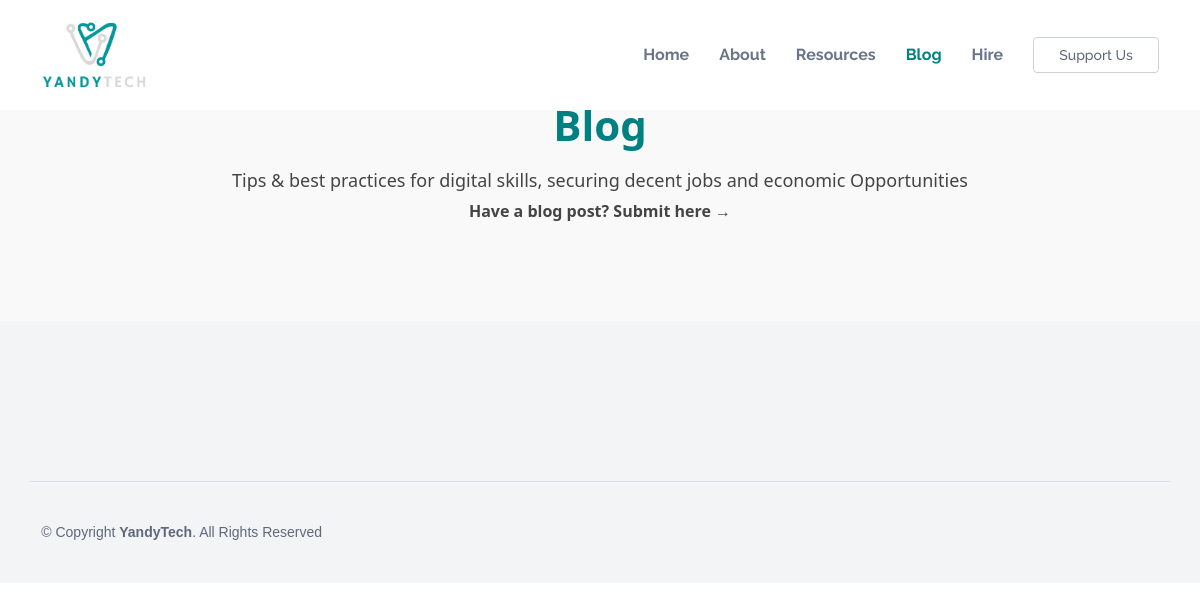
The page /blog/ on the database as committed earlier.
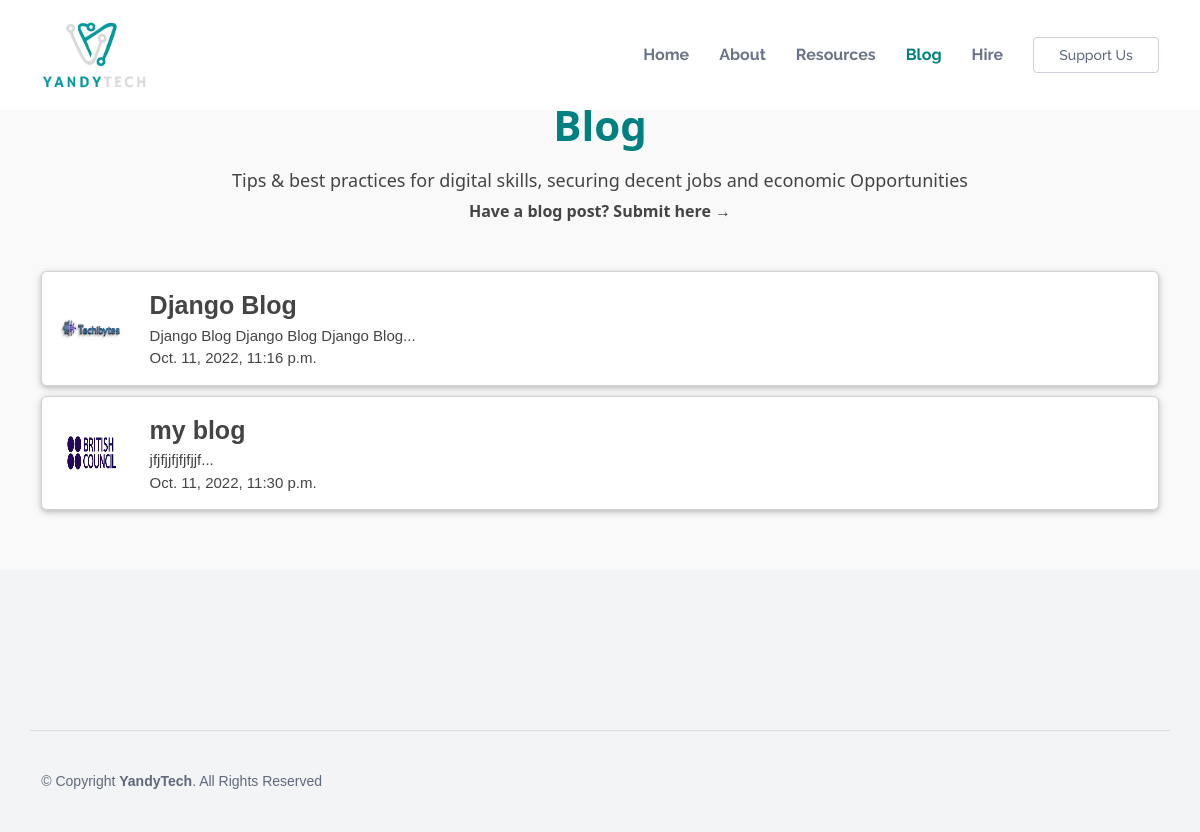
The same page on the database as committed later.
### main/models.py (models this page shows)
class Article(models.Model):
    title=models.CharField(max_length=100)
    slug=models.SlugField(max_length=100)
    body=RichTextField()
    date=models.DateTimeField(auto_now_add=True)
    thumb=models.ImageField(default='default.png',blank=True)
    author=models.ForeignKey(User,null=True, on_delete=models.CASCADE)
    def __str__(self):
        return self.title
    def snippet(self):
        return self.body[:50]+"..."

### main/views.py (the view)
# urls.py: path('blog/',views.blog,name='blog'),
def blog(request):
    articles=Article.objects.all().order_by('date')
    context={'articles':articles}
    print(articles)
    return render(request,'article.html',context)

### templates/article.html (shortened to what this page needs)
{% load static %}
<!DOCTYPE html>
<html lang="en">
<head>
  <link href="{% static 'assets/vendor/bootstrap/css/bootstrap.min.css' %}" rel="stylesheet">
  <link href="{% static 'assets/vendor/bootstrap-icons/bootstrap-icons.css' %}" rel="stylesheet">
  <link href="{% static 'assets/vendor/boxicons/css/boxicons.min.css' %}" rel="stylesheet">
  <link href="{% static 'assets/vendor/glightbox/css/glightbox.min.css' %}" rel="stylesheet">
  <link href="{% static 'assets/vendor/swiper/swiper-bundle.min.css' %}" rel="stylesheet">
  <link href="{% static 'assets/css/style.css' %}" rel="stylesheet">
  <link href="{% static 'assets/css/w3.css' %}" rel="stylesheet">
</head>
<body>
  <header id="header" class="fixed-top">
    <div class="container d-flex align-items-center justify-content-between">
      <a href="{% url 'home' %}"><img src="{% static 'assets/img/yt.png' %}" height="70px" alt=""></a>
      <nav id="navbar" class="navbar">
        <ul>
          <li><a class="nav-link scrollto " href="{% url 'home' %}">Home</a></li>
          <li><a class="nav-link scrollto" href="{% url 'about' %}">About</a></li>
          <li><a class="nav-link scrollto" href="#featured-services">Resources</a></li>
          <li><a class="nav-link scrollto active" href="{% url 'blog' %}">Blog</a></li>
          <li><a class="nav-link scrollto" href="{% url 'hire' %}">Hire</a></li>
          <li><a class="getstarted scrollto" href="{% url 'support' %}" >Support Us</a></li>
        </ul>
      </nav>
    </div>
  </header>
  <main id="main">
    <section id="team" class="team section-bg">
      <div class="container">
        <div class="section-title">
          <h2 style="color: teal;">Blog</h2>
          <h5>Tips & best practices for digital skills, securing decent jobs and economic Opportunities</h5>
          <h6><b>Have a blog post? Submit here &#8594</b></h6>
        </div>
        <div class="row">
            {% for article in articles %}
          <div class="col-lg-12 col-md-12 col-sm-12 d-flex align-items-stretch" style="margin-top: 10px;">
            <div class=" card w3-card" style="width:100%;margin: auto;">
              <div class="card-body">
                <div class="row">
                  <div class="col-lg-1 col-md-2 col-sm-2 d-flex align-items-stretch">
                <img src="{{article.thumb.url}}" width="100%" />
              </div>
              <div class="col-lg-11 col-md-6 col-sm-10  ">
              <span style="font-size: 25px"> <a href="{% url 'details' slug=article.slug %}"><b>{{article.title}}</b></a></span>
            <br>
            <span style="font-size: 15px">{{article.snippet}}</span>
            <br>
            <span>{{article.date}}</span>
              </div>
          </div>
          </div>
        </div>
      </div>
      {% endfor %}
      </div>
    </section>
</main>
<footer id="footer">
  <div class="footer-top">
  </div>
  <div class="container footer-bottom clearfix">
    <div class="copyright">
      &copy; Copyright <strong><span>YandyTech</span></strong>. All Rights Reserved
    </div>
  </div>
</footer>
</body>
</html>

Rows that differ between the two databases and show on the page:
added Article: thumb (picture), title "Django Blog", snippet "Django Blog Django Blog Django Blog...", date "Oct. 11, 2022, 11:16 p.m."
added Article: thumb (picture), title "my blog", snippet "jfjfjjfjfjfjjf...", date "Oct. 11, 2022, 11:30 p.m."
